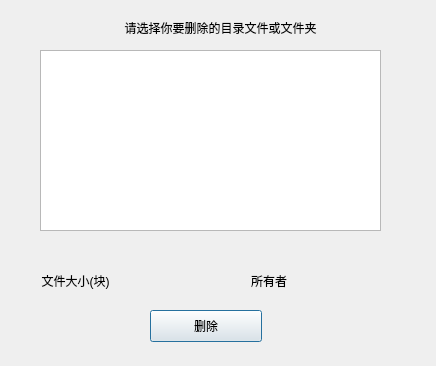
<?xml version="1.0" encoding="UTF-8"?>
<ui version="4.0">
 <class>dialog_delete_data</class>
 <widget class="QDialog" name="dialog_delete_data">
  <property name="geometry">
   <rect>
    <x>0</x>
    <y>0</y>
    <width>436</width>
    <height>366</height>
   </rect>
  </property>
  <property name="windowTitle">
   <string>Dialog</string>
  </property>
  <widget class="QLabel" name="label">
   <property name="geometry">
    <rect>
     <x>40</x>
     <y>20</y>
     <width>361</width>
     <height>16</height>
    </rect>
   </property>
   <property name="text">
    <string>请选择你要删除的目录文件或文件夹</string>
   </property>
   <property name="alignment">
    <set>Qt::AlignCenter</set>
   </property>
  </widget>
  <widget class="QListView" name="lv_fileLists">
   <property name="geometry">
    <rect>
     <x>40</x>
     <y>50</y>
     <width>341</width>
     <height>181</height>
    </rect>
   </property>
  </widget>
  <widget class="QPushButton" name="pushButton">
   <property name="geometry">
    <rect>
     <x>150</x>
     <y>310</y>
     <width>112</width>
     <height>32</height>
    </rect>
   </property>
   <property name="text">
    <string>删除</string>
   </property>
  </widget>
  <widget class="QLabel" name="label_2">
   <property name="geometry">
    <rect>
     <x>30</x>
     <y>270</y>
     <width>91</width>
     <height>21</height>
    </rect>
   </property>
   <property name="text">
    <string>文件大小(块)</string>
   </property>
   <property name="alignment">
    <set>Qt::AlignCenter</set>
   </property>
  </widget>
  <widget class="QLabel" name="label_4">
   <property name="geometry">
    <rect>
     <x>240</x>
     <y>270</y>
     <width>58</width>
     <height>21</height>
    </rect>
   </property>
   <property name="text">
    <string>所有者</string>
   </property>
   <property name="alignment">
    <set>Qt::AlignCenter</set>
   </property>
  </widget>
  <widget class="QLabel" name="text_fileSize">
   <property name="geometry">
    <rect>
     <x>130</x>
     <y>270</y>
     <width>101</width>
     <height>20</height>
    </rect>
   </property>
   <property name="text">
    <string/>
   </property>
   <property name="alignment">
    <set>Qt::AlignCenter</set>
   </property>
  </widget>
  <widget class="QLabel" name="text_owner">
   <property name="geometry">
    <rect>
     <x>300</x>
     <y>270</y>
     <width>111</width>
     <height>20</height>
    </rect>
   </property>
   <property name="text">
    <string/>
   </property>
   <property name="alignment">
    <set>Qt::AlignCenter</set>
   </property>
  </widget>
 </widget>
 <resources/>
 <connections/>
</ui>
